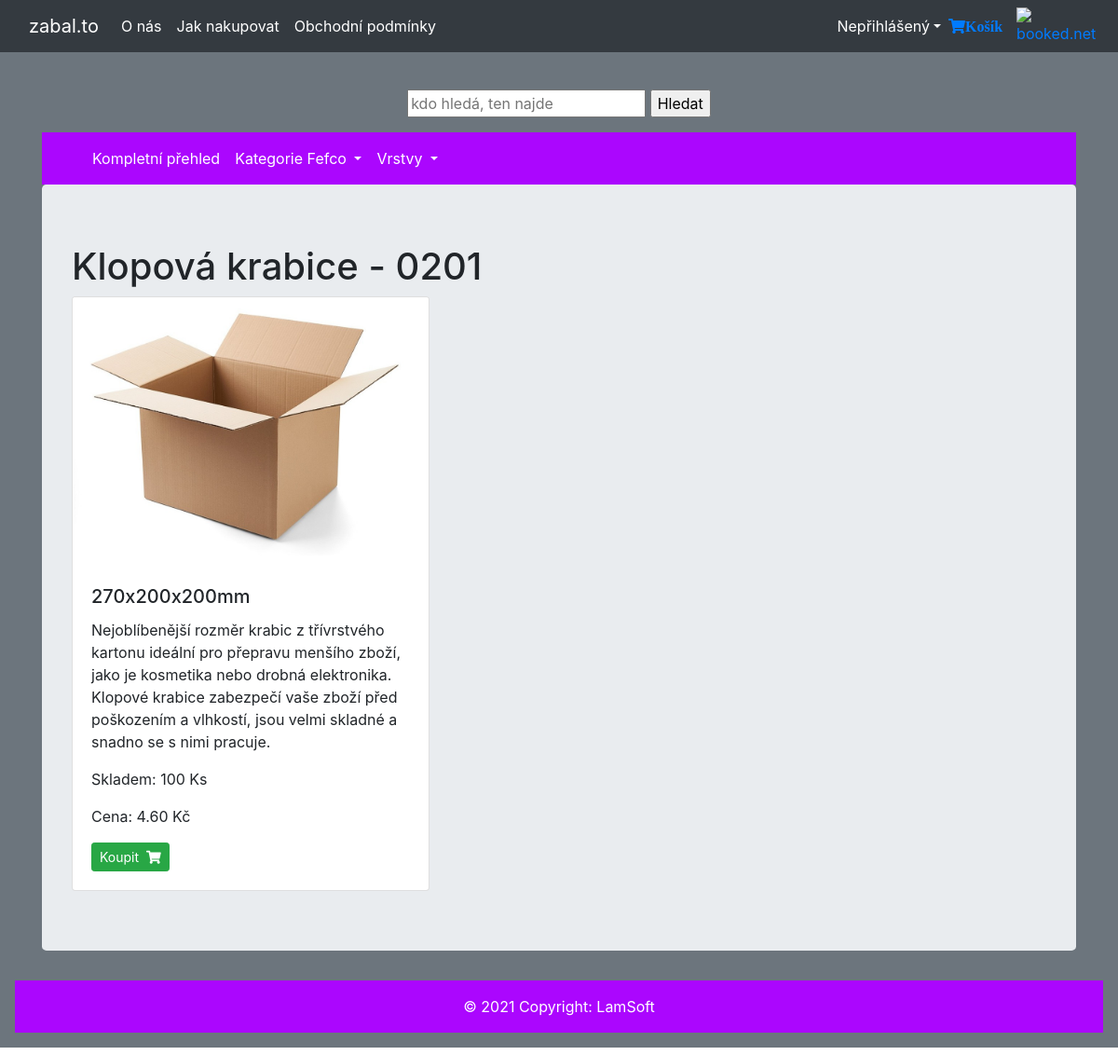
Screenshot of /products/2/ with the database file from the repository.
### utils/models.py (models this page shows, shortened)
class Box(Model):
    name = CharField(max_length=50)
    size = CharField(max_length=20)
    color = CharField(max_length=20)
    layer = ForeignKey(Layer, on_delete=DO_NOTHING)
    fefco = ForeignKey(Fefco, on_delete=DO_NOTHING)
    description = CharField(max_length=500)
    price_a = DecimalField(max_digits=8, decimal_places=2)
    price_n = DecimalField(max_digits=8, decimal_places=2)
    photo = ImageField(upload_to='media')
    quantity = IntegerField()
    discount_price = FloatField(blank=True, null=True)
    def get_add_to_cart_url(self):
        return reverse("add-to-cart", kwargs={
            "pk" : self.pk
        })

class Fefco(Model):
    fefco_code = IntegerField(primary_key=True)
    description = CharField(max_length=500)
    def __str__(self):
        return f'{self.fefco_code}'

### utils/views.py (the view)
# urls.py: path('products/<int:pk>/', ProductDetailView.as_view(), name='product_detail'),
class ProductDetailView(DetailView):
    model = Box
    template_name = 'product_detail.html'
    def get_context_data(self, **kwargs):
        context = super().get_context_data(**kwargs)
        context['now'] = timezone.now()
        return context

### utils/templates/product_detail.html
{% extends "front.html" %}
{% load static %}
{% block content %}
    <h1>{{box.name}} - 0{{box.fefco}}</h1>
        <div class="card" style="width: 24rem;">
            <img src="{{ MEDIA_URL }}/{{box.photo}}" class="card-img-top" alt="Picture">
                <div class="card-body">
                    <h5 class="card-title">{{box.size}}</h5>
                    <p class="card-text">{{ box.description }}</p>
                    <p class="card-text">Skladem: {{ box.quantity }} Ks</p>
                    <p class="card-text">Cena: {{ box.price_a }} Kč</p>
                    <a href="{{ object.get_add_to_cart_url }}" class="btn btn-success btn-sm" >Koupit
                         <i class="fas fa-shopping-cart ml-1"></i>
                     </a>
                </div>
        </div>
{% endblock %}

### rows the page displays
Box: name "Klopová krabice", fefco "201", photo (picture), size "270x200x200mm", description "Nejoblíbenější rozměr krabic z třívrstvého kartonu ideální pro přepravu menšího zboží, jako je kosmetika nebo drobná elektronika. Klopové krabice zabezpečí vaše zboží před poškozením a vlhkostí, jsou velmi skladné a snadno se s nimi pracuje.", quantity "100", price_a "4.60"
